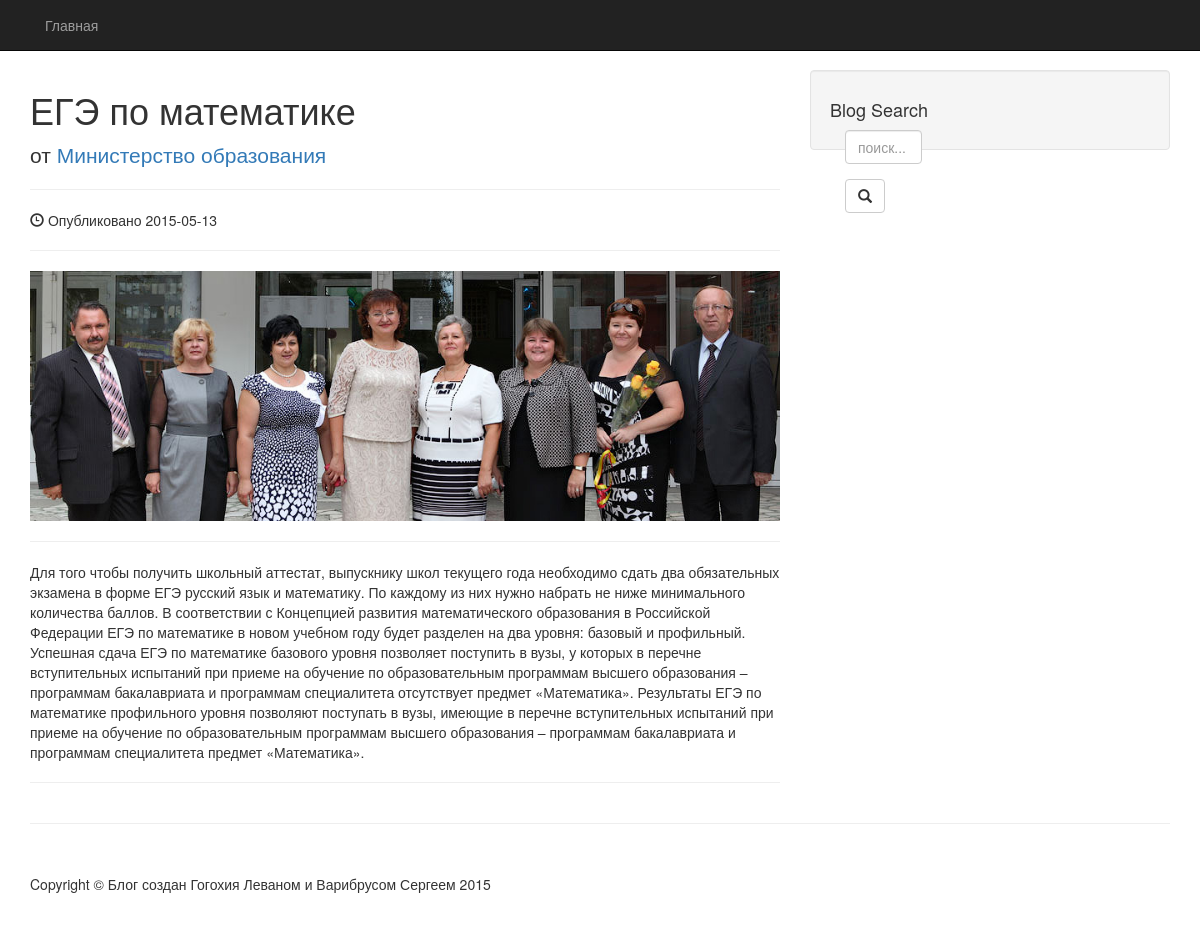
/blog/page/1, run on the app's committed database.
### tables this page shows
CREATE TABLE IF NOT EXISTS `posts` (
  `id` int(11) NOT NULL,
  `title` varchar(255) DEFAULT NULL,
  `author` varchar(100) DEFAULT NULL,
  `date_create` int(11) DEFAULT NULL,
  `image` varchar(255) DEFAULT NULL,
  `text` text
);

### application/controllers/blog.php (called while the page is built, shortened)
<?php if ( ! defined('BASEPATH')) exit('No direct script access allowed');
class blog extends CI_Controller{
    public function __construct()
    {
        $this->load->model('blog_model');
    }
    public function page($id){
        $data = $this->blog_model->getPost($id);
        $this->load->view("full", array('information' => $data));
    }
}

### index.php (called while the page is built, shortened)
<?php
require_once BASEPATH.'core/CodeIgniter.php';

### application/models/dbentity_model.php (called while the page is built, shortened)
<?php if ( ! defined('BASEPATH')) exit('No direct script access allowed');
class dbentity_model extends CI_Model
{
    private $_table;
    public function setTable($table)
    {
        $this->_table = $table;
    }
    public function getSelectWhere($index)
    {
        $query = $this->db->get_where($this->_table, $index);
        return (($query->num_rows()>0) ? $query->row_array() : null);
    }
}

### application/models/blog_model.php (called while the page is built, shortened)
<?php
class blog_model extends dbentity_model {
    public function getPost($id){
        return $this->getSelectWhere(array('id' => $id));
    }
}

### application/views/full.php (the view, shortened to what this page needs)
<!DOCTYPE html>
<html lang="en">
<head>
    <link rel="stylesheet" type="text/css" href="<?php echo base_url().'assets/css/bootstrap.min.css'?>">
    <link rel="stylesheet" type="text/css" href="<?php echo base_url().'assets/css/blog-post.css'?>">
</head>
<body>
    <nav class="navbar navbar-inverse navbar-fixed-top" role="navigation">
        <div class="container">
            <div class="collapse navbar-collapse" id="bs-example-navbar-collapse-1">
                <ul class="nav navbar-nav">
                    <li>
                        <a href="/">Главная</a>
                    </li>
                </ul>
            </div>
        </div>
    </nav>
    <div class="container">
        <div class="row">
            <div class="col-lg-8">
                <h1><?php echo $information['title'];?></h1>
                <p class="lead">
                    от <a href="#"><?php echo $information['author'];?></a>
                </p>
                <hr>
                <p><span class="glyphicon glyphicon-time"></span> Опубликовано <?php echo @date('Y-m-d',$information['date_create']);?></p>
                <hr>
                <img class="img-responsive" src="<?php echo base_url().'assets/img/'.$information['image'];?>" alt="">
                <hr>
                <?php echo $information['text'];?>
                <hr>
            </div>
            <div class="col-md-4">
                <div class="well">
                    <h4>Blog Search</h4>
                    <form class="" role="search" action="/blog/search" method="post">
                        <div class="col-lg-4">
                            <div class="form-group">
                                <input type="text" class="form-control" placeholder="поиск..." name="search">
                            </div>
                            <button type="submit" class="btn btn-default"><span class="glyphicon glyphicon-search"></span></button>
                        </div>
                    </form>
                </div>
            </div>
        </div>
        <hr>
        <footer>
            <div class="row">
                <div class="col-lg-12">
                    <p>Copyright &copy; Блог создан Гогохия Леваном и Варибрусом Сергеем 2015</p>
                </div>
            </div>
        </footer>
    </div>
</body>
</html>

### assets/css/blog-post.css (style rules this page uses)
body { padding-top: 70px; }
footer { margin: 50px 0; }

### data on the page
posts: title "ЕГЭ по математике", author "Министерство образования", date_create "2015-05-13", image (picture), text "Для того чтобы получить школьный аттестат, выпускнику школ текущего года необходимо сдать два обязательных экзамена в форме ЕГЭ русский язык и математику. По каждому из них нужно набрать не ниже минимального количества баллов. В соответствии с Концепцией развития математического образования в Российской Федерации ЕГЭ по математике в новом учебном году будет разделен на два уровня: базовый и профильный. Успешная сдача ЕГЭ по математике базового уровня позволяет поступить в вузы, у которых в перечне вступительных испытаний при приеме на обучение по образовательным программам высшего образования – программам бакалавриата и программам специалитета отсутствует предмет «Математика». Результаты…"
